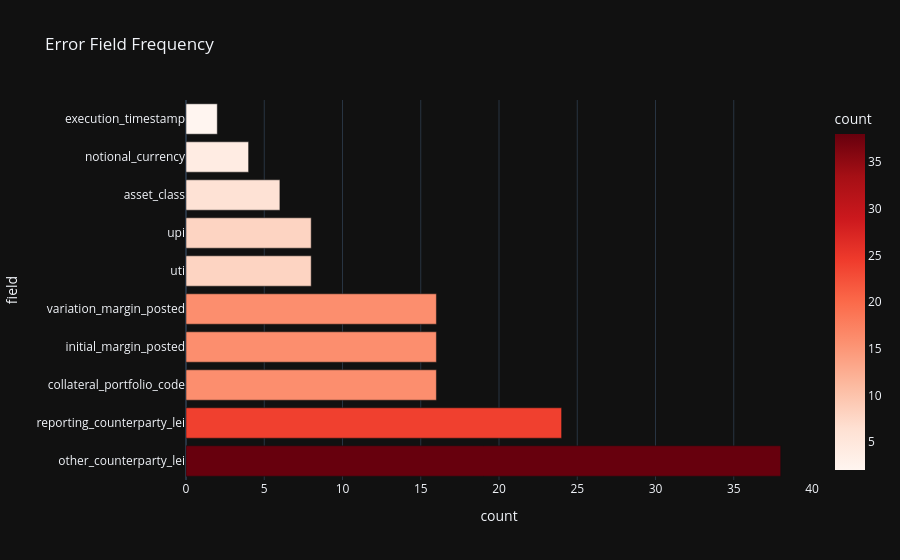

The cell this chart's notebook holds for it:
### Markdown cell above
The portfolio-level compliance heatmap reveals that the vast majority of trades fail to meet regulatory requirements under both CFTC and EMIR frameworks. Only two trades, T017 and T021, achieve a compliant status under CFTC rules, while every single instrument in the portfolio is marked as non-compliant under EMIR.

### Code cell
# ======================
# 4. Chart 2：Error frequency chart
print("2. Error frequency chart")

errors = []
for c in compliance_results:
    for f in c.get("findings", []):
        errors.append(f.get("field", "unknown"))

if errors:
    df_err = pd.Series(errors).value_counts().reset_index()
    df_err.columns = ["field", "count"]
    fig2 = px.bar(df_err, x="count", y="field", orientation="h",
                   title="Error Field Frequency",
                   color="count", color_continuous_scale="Reds")
    fig2.show()
else:
    print("no error")

### Figure 1 — Plotly figure (JSON) as saved in the notebook; plotly's stock layout.template omitted (floating-point values rounded to 4 significant figures)
{"data": [{"hovertemplate": "count=%{marker.color}<br>field=%{y}<extra></extra>", "legendgroup": "", "marker": {"color": [38, 24, 16, 16, 16, 8, 8, 6, 4, 2], "coloraxis": "coloraxis", "pattern": {"shape": ""}}, "name": "", "orientation": "h", "showlegend": false, "textposition": "auto", "x": [38, 24, 16, 16, 16, 8, 8, 6, 4, 2], "xaxis": "x", "y": ["other_counterparty_lei", "reporting_counterparty_lei", "collateral_portfolio_code", "initial_margin_posted", "variation_margin_posted", "uti", "upi", "asset_class", "notional_currency", "execution_timestamp"], "yaxis": "y", "type": "bar"}], "layout": {"xaxis": {"anchor": "y", "domain": [0.0, 1.0], "title": {"text": "count"}}, "yaxis": {"anchor": "x", "domain": [0.0, 1.0], "title": {"text": "field"}}, "coloraxis": {"colorbar": {"title": {"text": "count"}}, "colorscale": [[0.0, "rgb(255,245,240)"], [0.125, "rgb(254,224,210)"], [0.25, "rgb(252,187,161)"], [0.375, "rgb(252,146,114)"], [0.5, "rgb(251,106,74)"], [0.625, "rgb(239,59,44)"], [0.75, "rgb(203,24,29)"], [0.875, "rgb(165,15,21)"], [1.0, "rgb(103,0,13)"]]}, "legend": {"tracegroupgap": 0}, "title": {"text": "Error Field Frequency"}, "barmode": "relative"}}
